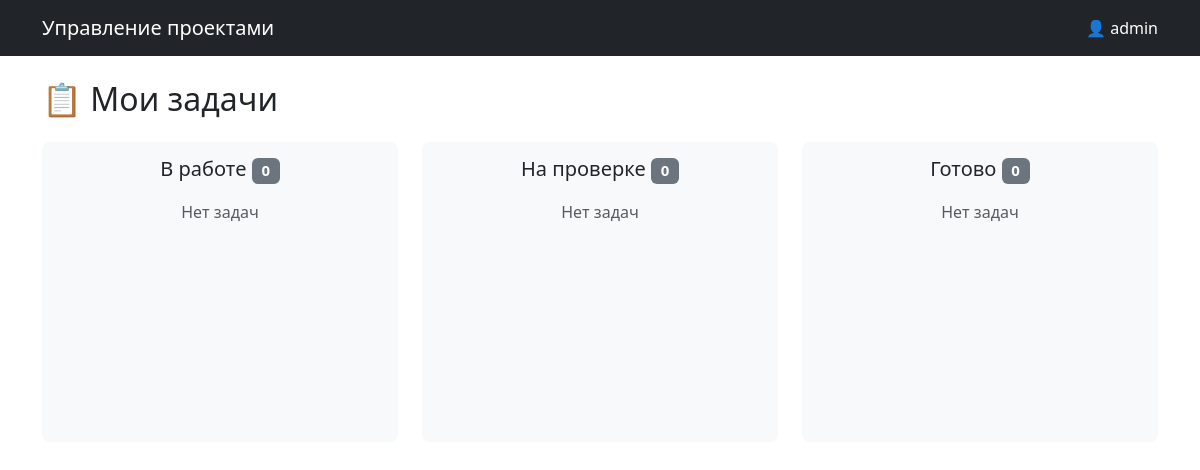
Page /tasks/board/ (signed in) on the committed database.
### task_management/models.py (models this page shows, shortened)
class TaskStatus(models.Model):
    name = models.CharField(max_length=50, unique=True, verbose_name="Название статуса")
    order = models.IntegerField(default=0, verbose_name="Порядок отображения")
    class Meta:
        verbose_name = "Статус задачи"
        verbose_name_plural = "Статусы задач"
        ordering = ['order']

### task_management/views.py (the view)
# urls.py: path('board/', views.kanban_board, name='kanban-board'),
@login_required
def kanban_board(request):
    statuses = TaskStatus.objects.all().order_by('order')
    for status in statuses:
        status.filtered_tasks = status.task_set.filter(assigned_to=request.user)
        status.task_count = status.filtered_tasks.count()
    context = {
        'statuses': statuses,
    }
    return render(request, 'task_management/kanban_board.html', context)

### task_management/templates/task_management/kanban_board.html (shortened to what this page needs)
<!DOCTYPE html>
<html lang="ru">
<head>
    <link href="https://cdn.jsdelivr.net/npm/bootstrap@5.3.0/dist/css/bootstrap.min.css" rel="stylesheet">
</head>
<body>
    <nav class="navbar navbar-dark bg-dark mb-4">
        <div class="container">
            <span class="navbar-brand">Управление проектами</span>
            <span class="navbar-text text-white">👤 {{ user.username }}</span>
        </div>
    </nav>
    <div class="container">
        <h2 class="mb-4">📋 Мои задачи</h2>
        <div class="row">
            {% for status in statuses %}
            <div class="col-md-4">
                <div class="kanban-column" data-status-id="{{ status.id }}"
                     ondragover="handleDragOver(event)" ondragleave="handleDragLeave(event)" ondrop="handleDrop(event)">
                    <h5 class="text-center mb-3">{{ status.name }}
                        <span class="badge bg-secondary">{{ status.task_count }}</span>
                    </h5>
                    {% for task in status.filtered_tasks %}
                    <div class="task-card priority-{{ task.priority }}"
                         draggable="true"
                         data-task-id="{{ task.id }}"
                         ondragstart="handleDragStart(event)">
                        <strong>{{ task.title }}</strong>
                        <br>
                        <small class="text-muted">
                            🗓 {{ task.planned_end_date|date:"d.m.Y" }}
                        </small>
                    </div>
                    {% empty %}
                    <p class="text-muted text-center">Нет задач</p>
                    {% endfor %}
                </div>
            </div>
            {% endfor %}
        </div>
    </div>
</body>
</html>

### task_management/templates/task_management/kanban_board.html (style rules this page uses)
.kanban-column { min-height: 300px; background: #f8f9fa; border-radius: 8px; padding: 15px; }

### rows in the picture
TaskStatus: name "В работе", task_count "0"
TaskStatus: name "На проверке", task_count "0"
TaskStatus: name "Готово", task_count "0"

### other values in the picture
{{ user.username }} "admin"
